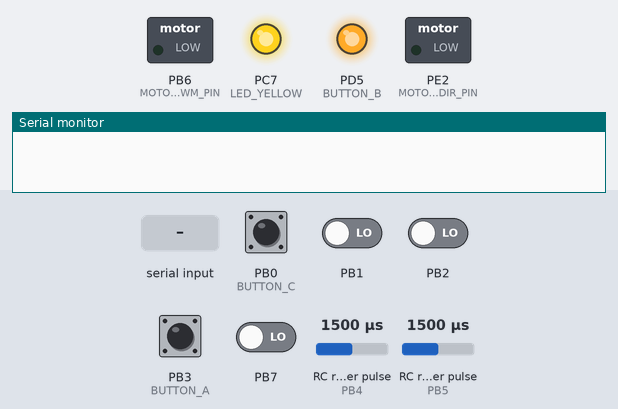
Bench run of a program on a simulated ATmega32U4, built with avr-gcc and emulated at 16 MHz. On the bench: switched loads named in the program (green lamp = pin HIGH), output pins drawn as LEDs (lit = HIGH), the last lines printed to the serial monitor. Wiring (inferred from the names in the program): 2 × RC receiver channel: data PB4 / data PB5. The inputs (shaded band) are chosen by the test bench; at power-on: PB0 (BUTTON_C), PB3 (BUTTON_A) HIGH, PB1, PB2, PB7 LOW, RC receiver pulse (sensors on PB4, PB5) 1500 µs.

Above: at 1.25 s.
1.3 s: RC receiver pulse (sensor on PB4) set to 1980 µs
At 2.3 s:
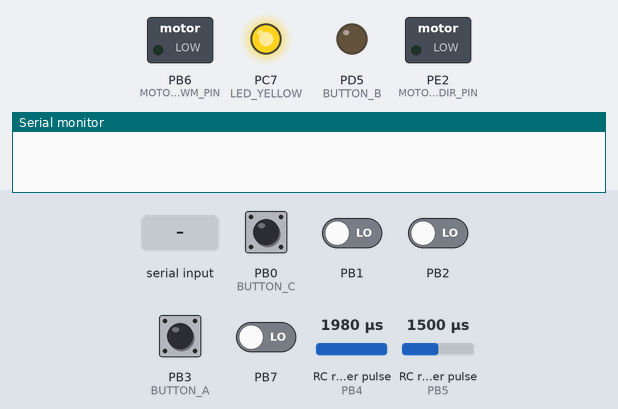
At 3.6 s:
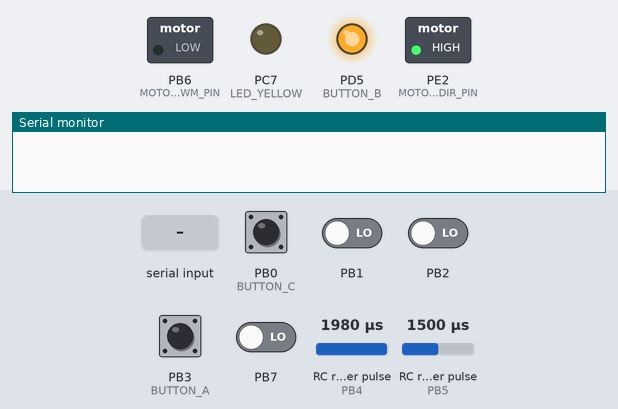
4.3 s: "r90\n" received over Serial
At 5.3 s:
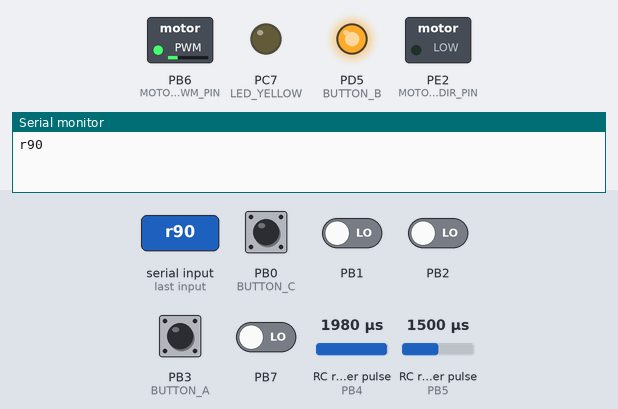
10.3 s: "D" received over Serial
Timing chart, 0 to 13.3 s (numbered marks = the images above; inputs shaded):
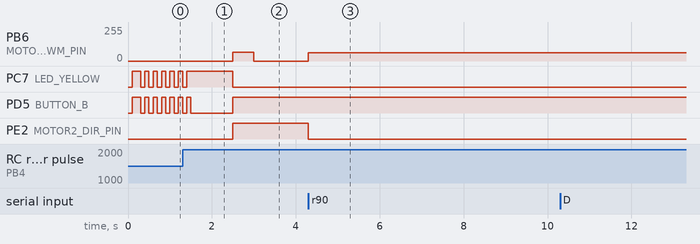

Measured:
- after the input at 1.3 s, PD5 (BUTTON_B): goes on until 2.5 s, then stays HIGH
- after the input at 4.3 s, PB6 (MOTOR2_PWM_PIN): 0/255 → 61/255 at once; PE2 (MOTOR2_DIR_PIN): HIGH → LOW at once
- by itself, PD5 (BUTTON_B): repeats every 0.20 s: LOW 0.10 s, HIGH 0.10 s

The program:

main.c
```c
// (licence header left out)
#include "main.h"


/* Globals */
volatile dc_motor_typ motor2;
volatile buffer_typ tbuf;


/* Main */
int main()
{
   /* Init generic */
   initialize_basic();

   /* Init application specific */
   initialize_local();

   /* Startup */
   startup_appl();

   /* Enable interrupts */
   sei();

   /* Calibrate DC Motor */
   dc_motor_reset(&motor2);

   /* Main loop */
   uint8_t cmd;
   while(1)
   {
      cmd = dequeue_command(&tbuf);
      if(cmd != CBUF_INVL)
      {
         run_motor(&motor2, (motor_dir_typ)cmd);
      }
   }

   return 0;
}


/* Execute command */
void run_motor(volatile dc_motor_typ *m, motor_dir_typ dir)
{
   uint16_t target = m->enc_count;
   int appr; uint8_t dcyc;

   switch(dir)
   {
      case CW:
         target = m->enc_count + m->enc_revc;
         break;
      case CCW:
         target = m->enc_count - m->enc_revc;
         break;
      default:
         ;
   }

   appr = abs((int)(target - m->enc_count));
   dc_motor_set_direction(m, dir);

   while(appr > 0)
   {
      appr = abs((int)(target - m->enc_count));
      dcyc = (uint8_t)((float)appr/m->enc_revc*PWM_DC_MAX);

      if(dcyc > PWM_DC_MAX) dcyc = PWM_DC_MAX;
      if(dcyc < PWM_DC_MIN) dcyc = PWM_DC_MIN;

      dc_motor_set_speed(dcyc);
   }

   dc_motor_set_speed(0);
}

/*-----------------------------------------------------------
                      HELPERS
-----------------------------------------------------------*/
void startup_appl()
{
   /* Set port directions */
   DDRB |= (1 << MOTOR2_PWM_PIN);
   DDRE |= (1 << MOTOR2_DIR_PIN);

   DDRB &= ~((1 << MOTOR2_ENC_CH_A)|(1 << MOTOR2_ENC_CH_B));

   /* Startup show */
   leds_turn_on();
   _delay_ms(1000);
   leds_turn_off();

   /* Clear all vars */
   reset_system_vars();
}


/* Command buffer maintainance */
void enqueue_command(volatile buffer_typ *cbuf, uint8_t c)
{
   if(cbuf->full <= CBUF_SIZE)
   {
      cbuf->data[cbuf->widx] = c;
      if(++cbuf->widx >= CBUF_SIZE)
      {
         cbuf->widx = 0;
      }
      cbuf->full++;
   }
}


uint8_t dequeue_command(volatile buffer_typ *cbuf)
{
   uint8_t res = CBUF_INVL;
   if(cbuf->full > 0)
   {
      res = cbuf->data[cbuf->ridx];
      if(++cbuf->ridx >= CBUF_SIZE)
      {
         cbuf->ridx = 0;
      }
      cbuf->full--;
   }
   return res;
}


void reset_cbuffer(volatile buffer_typ *cbuf)
{
   cbuf->full = cbuf->ridx = cbuf->widx = 0;
}


/* System vars re-init */
void reset_system_vars()
{
   reset_system_data_default();
   reset_cbuffer(&tbuf);
}


/* Default startup config */
void reset_system_data_default()
{
   /* Motor init */
   dc_motor_reg_speed_fn(timer_1_setdc_pfc_pwm);
   dc_motor_init(&motor2, &PINB, (1 << MOTOR2_ENC_CH_A), (1 << MOTOR2_ENC_CH_B), &PORTE,
                     (1 << MOTOR2_DIR_PIN), (uint16_t)(MOTOR2_ENC_CPR * MOTOR2_GEAR_RATIO));
}


/* Configure peripherals */
void initialize_local()
{
   /* Setup PCINTx interrupts for buttons */
   bool result = pcintx_enable_interrupt(PCINT3);
   if(result) result = pcintx_enable_interrupt(PCINT0);

   /* Initialize USART for communication */
   if(result) result = usart_setup_configure(USART_DOUBLE_ASYNC);

   /* Enable UART interrupts, callback registration */
   if(result) result = usart_1_enable_interrupts();
   if(result) usart_register_rx_cb(handle_uart_inputs);

   /* Timer 1 - PWM - Motor */
   if(result) result = timer_1_setup_pfc_pwm(MOTOR2_FREQ, 0);

   /* Motor encoder */
   if(result) result = pcintx_enable_interrupt(PCINT4);
   if(result) result = pcintx_enable_interrupt(PCINT5);

   if(!result)
   {
      throw_error(ERR_CONFIG);
   }
}


/* LED ops */
void leds_turn_on()
{
   PORTC |= (1 << LED_YELLOW);
   PORTD &= ~(1 << LED_GREEN);
}

void leds_turn_off()
{
   PORTC &= ~(1 << LED_YELLOW);
   PORTD |= (1 << LED_GREEN);
}


/*-----------------------------------------------------------
             INTERRUPT SERVICE ROUTINES
-----------------------------------------------------------*/
/* All PCINTx detections are vectored here */
ISR(PCINT0_vect)
{
   check_buttons();
   dc_motor_check_encoders(&motor2);
}


/* UART callback */
void handle_uart_inputs(char* buf, uint8_t* len)
{
   char op; int nargs = 0;

   /* Match with available options/format */
   nargs = sscanf((const char*)buf, "%c", &op);

   if(nargs >= 1)
   {
      switch(op)
      {
         case 'f':
            enqueue_command(&tbuf, CW);
            break;
         case 'r':
            enqueue_command(&tbuf, CCW);
            break;
         default:
            ;
      }
   }

   usart_print("\r\n");

   /* Clear buffers */
   usart_reset_buffers();
}


/* Check all button presses */
void check_buttons()
{
   button_typ *btn;
   button_list_typ *iter = buttons;
   button_stat_typ button_now;

   do
   {
      btn = &iter->button;

      if(*btn->port & btn->mask)
      {
         button_now = HIGH;
      }
      else
      {
         button_now = LOW;
      }

      /* HIGH -> LOW = Press */
      if(btn->stat == HIGH && button_now == LOW)
      {
         _delay_ms(DBNCE_DELAY);

         /* Sample again */
         if(!(*btn->port & btn->mask))
         {
             switch(btn->name)
             {
                case 'A':
                   /* Forward */
                   enqueue_command(&tbuf, CW);
                   break;
                case 'C':
                   /* Reverse */
                   enqueue_command(&tbuf, CCW);
                   break;
                default:
                   break;
             }
             btn->stat = LOW;
         }
      }
      /* LOW -> HIGH = release */
      else if(btn->stat == LOW && button_now == HIGH)
      {
         _delay_ms(DBNCE_DELAY);
         btn->stat = HIGH;
      }

      iter = iter->next;

   } while(iter != NULL);
}
```

dc_motor.h
```c
// (licence header left out)
#ifndef _DC_MOTOR_H_
#define _DC_MOTOR_H_

#include "globals.h"


typedef enum
{
   CW = 0,
   CCW,
   STP
} motor_dir_typ;

typedef struct
{
   uint16_t enc_count;
   uint16_t enc_revc;
   level_typ enc_ch_a_stat;
   level_typ enc_ch_b_stat;
   motor_dir_typ dir;
   uint8_t* enc_port;
   uint8_t* dir_port;
   uint8_t mask_dir;
   uint8_t mask_ch_a;
   uint8_t mask_ch_b;
} dc_motor_typ;


void dc_motor_init(volatile dc_motor_typ *m, volatile uint8_t* ept, uint8_t amsk, uint8_t bmsk,
                   volatile uint8_t* dpt, uint8_t dmsk, uint16_t erevc);

void dc_motor_reset(volatile dc_motor_typ *m);

void dc_motor_check_encoders(volatile dc_motor_typ *m);

void dc_motor_set_direction(volatile dc_motor_typ *m, motor_dir_typ dir);

void dc_motor_set_speed(uint8_t dc);

void dc_motor_reg_speed_fn(void (*fptr)(uint8_t dc));

void dc_motor_dir_calibrate(volatile dc_motor_typ *m);


#endif /* _DC_MOTOR_H_ */
```

globals.h
```c
// (licence header left out)
#ifndef _GLOBALS_H_
#define _GLOBALS_H_

#define F_CPU 16000000

#include <stdbool.h>
#include <stdlib.h>
#include <avr/io.h>
#include <avr/interrupt.h>
#include <util/delay.h>


#define BUTTON_A   PB3 /* PCINT3 */
#define BUTTON_B   PD5
#define BUTTON_C   PB0 /* PCINT0 */
#define LED_YELLOW PORTC7
#define LED_GREEN  PORTD5
#define LED_RED    PORTB0

#define MAX_16BIT   65535
#define DBNCE_DELAY 10    /* Jitter time (ms) */

#define MAX_CBS     3


/* HIGH and LOW for buttons */
typedef enum
{
   LOW = 0,
   HIGH
} level_typ;

typedef level_typ button_stat_typ;

typedef void (*uart_cb_typ)(char*, uint8_t*);

/* Callback storage */
typedef struct
{
   uart_cb_typ fptr[MAX_CBS];
   uint8_t num;
} callback_db_typ;


/* Error codes */
typedef enum ec
{
   ERR_CONFIG = 0,
   ERR_PERIPH,
   ERR_RUNTIME,
   ERR_GENERC
} error_code_typ;


/* Button management */
typedef struct
{
   char name;
   volatile uint8_t *port;
   uint8_t mask;
   button_stat_typ stat;
} button_typ;


typedef struct button_list
{
   button_typ button;
   struct button_list *next;
} button_list_typ;


/* Timers */
typedef enum
{
   PRESC_1 = 1,
   PRESC_8 = 8,
   PRESC_64 = 64,
   PRESC_256 = 256,
   PRESC_1024 = 1024,
   PRESC_INVL = 0
} timer_presc_typ;

typedef enum
{
   TIMER_8BIT  = 256,
   TIMER_10BIT = 1024,
   TIMER_16BIT = 65536
} timer_type_typ;


/* Prototypes*/

void pll_configure_tclk_source_freq(void);

void initialize_basic(void);

void throw_error(error_code_typ ec);

void setup_buttons(void);

void startup_pattern_show(void);

void clear_all_leds(void);

void setup_interrupts(void);

/* Timers - Max delay possible = 4194.25ms */
timer_presc_typ timer_compute_prescaler(double xd_ms, uint16_t *tcnt, timer_type_typ typ);

/* Timer 0 */
bool timer_0_setup_autoreload(uint16_t delay);

bool timer_0_setup_ext_counter(uint8_t tstart);

void timer_0_interrupt_enable(char module);

void timer_0_interrupt_disable(char module);

void timer_0_stop(void);

/* Timer 1 */
bool timer_1_setup_autoreload(uint16_t delay);

bool timer_1_setup_pfc_pwm(double freq, uint8_t dutycyc);

void timer_1_setdc_pfc_pwm(uint8_t dutycyc);

void timer_1_interrupt_enable(char module);

void timer_1_interrupt_disable(char module);


/* Timer 3 */
bool timer_3_setup_autoreload(uint16_t delay);

void timer_3_interrupt_enable(char module);

void timer_3_interrupt_disable(char module);


/* Timer 4 */
bool timer_4_setup_normal(uint16_t delay);

uint16_t timer_4_try_set_clk_divider(double xd);

void timer_4_configure_pc_pwm_4b(double freq, uint8_t dutycyc);

void timer_4_interrupt_enable(char module);

void timer_4_interrupt_disable(char module);


/* Pin Changes */
bool pcintx_enable_interrupt(unsigned char pcintx);

void pcintx_disable_interrupt(unsigned char pcintx);

#endif /* _GLOBALS_H_ */
```

main.h
```c
// (licence header left out)
#include <stdio.h>
#include <stdlib.h>
#include <math.h>
#include "globals.h"
#include "usart.h"
#include "dc_motor.h"


extern button_list_typ *buttons;


/* Motor chars */
#define MOTOR2_GEAR_RATIO 46.85
#define MOTOR2_ENC_CPR    48
#define MOTOR2_ENC_CH_A   PORTB4
#define MOTOR2_ENC_CH_B   PORTB5
#define MOTOR2_DIR_PIN    PORTE2
#define MOTOR2_PWM_PIN    PORTB6
#define MOTOR2_FREQ       20000

/* Absolute response duty cycles */
#define PWM_DC_MAX        25
#define PWM_DC_MIN        5


#define _busy_wait_ms(x)   for(uint32_t i = 0; i < x; i++) \
                           { __asm__ __volatile("nop":::);}


/* Buffer for commands */
#define CBUF_SIZE  100
#define CBUF_INVL  0xFF

typedef struct
{
   uint8_t data[CBUF_SIZE];
   uint8_t full;
   uint8_t ridx;
   uint8_t widx;
} buffer_typ;


void run_motor(volatile dc_motor_typ *m, motor_dir_typ dir);

void handle_uart_inputs(char* buf, uint8_t* len);

void check_buttons(void);

void enqueue_command(volatile buffer_typ *cbuf, uint8_t cmd);

uint8_t dequeue_command(volatile buffer_typ *cbuf);

void reset_cbuffer(volatile buffer_typ *cbuf);

/* Helpers */
void initialize_local(void);

void startup_appl(void);

void leds_turn_on(void);

void leds_turn_off(void);

void reset_system_vars(void);

void reset_system_data_default(void);
```

usart.h
```c
// (licence header left out)
#ifndef _USART_H_
#define _USART_H_

#include <stdbool.h>
#include <avr/interrupt.h>
#include "globals.h"

#define UART_BAUD 115200
#define UART_SCLK (F_CPU / (8 * UART_BAUD))

#define USART_BUFFER_SIZE 50

typedef enum
{
   USART_NORMAL_ASYNC = 0,
   USART_DOUBLE_ASYNC,
   USART_MASTER_SYNC
} usart_mode_typ;

typedef enum
{
   USART_TX = 0,
   USART_RX,
   USART_TRX
} usart_op_typ;

typedef struct
{
   char data[USART_BUFFER_SIZE];
   uint8_t len;
   uint8_t idx;
} ubuffer_typ;

typedef enum
{
   U_ENABLE = 0,
   U_DISABLE
} usart_stat_typ;


bool usart_setup_configure(usart_mode_typ mode);

void usart_reset(void);

void usart_reset_buffers(void);

void usart_start_send(void);

bool usart_manage_trx(usart_stat_typ st, usart_op_typ op);

void usart_loopback(void);

void usart_print(const char* txt);

bool usart_1_enable_interrupts(void);

bool usart_1_disable_interrupts(void);

uint8_t usart_register_rx_cb(void (*cb)(char* data, uint8_t* len));

void usart_deregister_rx_cb(uint8_t cbnum);

#endif /* _UART_MENU_H_ */
```

dc_motor.c
```c
// (licence header left out)
#include "dc_motor.h"


/* Speed controller */
void (*speed_control)(uint8_t) = NULL;


/* Basic struct init */
void dc_motor_init(volatile dc_motor_typ *m, volatile uint8_t* ept, uint8_t amsk, uint8_t bmsk,
                   volatile uint8_t* dpt, uint8_t dmsk, uint16_t erevc)
{
   m->enc_count = 0;
   m->enc_ch_a_stat = LOW;
   m->enc_ch_b_stat = LOW;
   m->enc_revc = erevc;
   m->enc_port = (uint8_t*)(ept);
   m->mask_ch_a = amsk;
   m->mask_ch_b = bmsk;
   m->dir_port = (uint8_t*)(dpt);
   m->mask_dir = dmsk;
   m->dir = STP;
}


/* Reset & calibrate directions */
void dc_motor_reset(volatile dc_motor_typ *m)
{
   m->enc_count = 0;
   m->enc_ch_a_stat = LOW;
   m->enc_ch_b_stat = LOW;
   m->dir = STP;

   dc_motor_dir_calibrate(m);
}


/* Monitor quadrature encoder channels */
void dc_motor_check_encoders(volatile dc_motor_typ *m)
{
   level_typ ch_a_now = (*m->enc_port & m->mask_ch_a)? HIGH : LOW;
   level_typ ch_b_now = (*m->enc_port & m->mask_ch_b)? HIGH : LOW;

   /* Ch-A(old)^Ch-B(new) = 0 (or Ch-A(new)^Ch-B(old) = 1) => CW */
   if(ch_a_now ^ m->enc_ch_b_stat)
      m->enc_count++;

   /* Ch-A(old)^Ch-B(new) = 1 (or Ch-A(new)^Ch-B(old) = 0) => CCW */
   if(m->enc_ch_a_stat ^ ch_b_now)
      m->enc_count--;

   m->enc_ch_a_stat = ch_a_now;
   m->enc_ch_b_stat = ch_b_now;
}


/* Change direction? */
void dc_motor_set_direction(volatile dc_motor_typ *m, motor_dir_typ dir)
{
   if(m->dir == dir)
   {
      *m->dir_port |= m->mask_dir;
   }
   else
   {
      *m->dir_port &= ~(m->mask_dir);
   }
}


/* Speed control - PWM dc based */
void dc_motor_set_speed(uint8_t dc)
{
   if(speed_control == NULL)
      throw_error(ERR_RUNTIME);

   speed_control(dc);
}


/* Register speed control function */
void dc_motor_reg_speed_fn(void (*fptr)(uint8_t dc))
{
   speed_control = fptr;
}


/* Calibrate direction */
void dc_motor_dir_calibrate(volatile dc_motor_typ *m)
{
   /* Turn off */
   dc_motor_set_speed(0);

   uint16_t c1 = m->enc_count = 1000;

   /* Set DIR bit, run for a short time */
   *m->dir_port |= m->mask_dir;

   dc_motor_set_speed(25);
   _delay_ms(500);
   dc_motor_set_speed(0);

   uint16_t c2 = m->enc_count;

   /* Decide which way is CW */
   if(c2 > c1)
   {
      m->dir = CW;
   }
   else if(c1 > c2)
   {
      m->dir = CCW;
   }
   else
   {
      throw_error(ERR_PERIPH);
   }

   m->enc_count = 0;
}
```

Source omitted: globals.c (20006 bytes), usart.c (5977 bytes)
